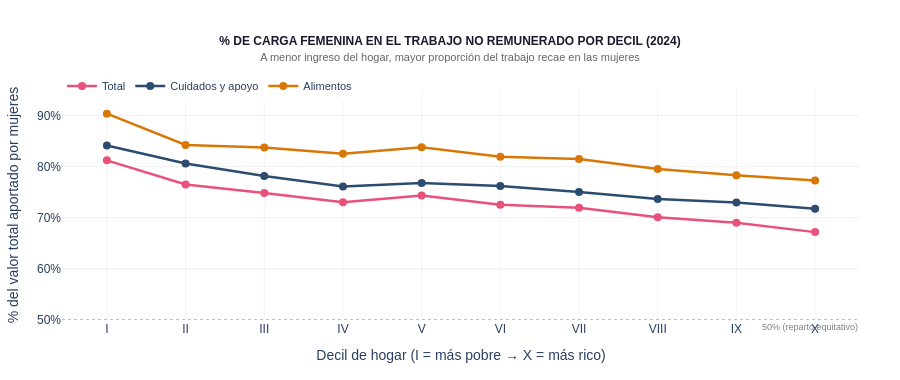

The notebook cell this image was saved under:
### Code cell
# ══════════════════════════════════════════════════════════════════════════════
# GRÁFICA 2B — % participación femenina por decil (línea de tendencia)
# Evidencia directa: a menor ingreso del hogar, mayor carga relativa sobre la mujer
# ══════════════════════════════════════════════════════════════════════════════

# Participación femenina para todas las funciones, deciles I–X
df10_func_decil = df10_piv[
    (df10_piv['funcion'].isin(['Total', 'Cuidados y apoyo', 'Alimentos'])) &
    (df10_piv['decil'].isin(orden_decil))
].copy()
df10_func_decil['decil'] = pd.Categorical(df10_func_decil['decil'], categories=orden_decil, ordered=True)
df10_func_decil = df10_func_decil.sort_values(['funcion', 'decil'])

FUNC_COLORES = {
    'Total':            COLOR_FEMENINO,
    'Cuidados y apoyo': COLOR_ACENTO,
    'Alimentos':        COLOR_BRECHA,
}

fig_pct = go.Figure()

for funcion, color in FUNC_COLORES.items():
    sub = df10_func_decil[df10_func_decil['funcion'] == funcion]
    fig_pct.add_trace(go.Scatter(
        x=sub['decil'].astype(str),
        y=sub['pct_mujeres'],
        name=funcion,
        mode='lines+markers',
        line=dict(color=color, width=2.5),
        marker=dict(size=8, color=color),
        hovertemplate=f'<b>{funcion} — Decil %{{x}}</b><br>%{{y:.1f}}% carga femenina<extra></extra>'
    ))

# Línea de referencia 50/50
fig_pct.add_hline(
    y=50, line_dash='dot', line_color='gray', line_width=1,
    annotation_text='50% (reparto equitativo)',
    annotation_position='bottom right',
    annotation_font=dict(size=9, color='gray')
)

fig_pct.update_layout(
    **{k: v for k, v in CHART_LAYOUT.items() if k not in ('margin',)},
    margin=dict(l=60, r=40, t=90, b=60),
    height=380,
    title=dict(
        text=f'<b>% DE CARGA FEMENINA EN EL TRABAJO NO REMUNERADO POR DECIL ({ultimo_anio_10})</b><br>'
             '<span style="font-size:11px;color:#666">A menor ingreso del hogar, mayor proporción del trabajo recae en las mujeres</span>',
        font=dict(size=12, color='#1a1a2e'), x=0.5, xanchor='center'
    ),
    xaxis=dict(
        title='Decil de hogar (I = más pobre → X = más rico)',
        gridcolor='rgba(0,0,0,0.05)'
    ),
    yaxis=dict(
        title='% del valor total aportado por mujeres',
        gridcolor='rgba(0,0,0,0.06)',
        ticksuffix='%',
        range=[50, 95]
    ),
)

fig_pct.show(config={'toImageButtonOptions': {'filename': 'pct_carga_femenina_decil', 'format': 'png'}})

### Figure 1 — Plotly figure (JSON) as saved in the notebook; plotly's stock layout.template omitted (floating-point values rounded to 4 significant figures)
{"data": [{"hovertemplate": "<b>Total — Decil %{x}</b><br>%{y:.1f}% carga femenina<extra></extra>", "line": {"color": "#e8517a", "width": 2.5}, "marker": {"color": "#e8517a", "size": 8}, "mode": "lines+markers", "name": "Total", "type": "scatter", "x": ["I", "II", "III", "IV", "V", "VI", "VII", "VIII", "IX", "X"], "y": [81.24, 76.5, 74.87, 73.03, 74.34, 72.53, 71.96, 70.12, 69.01, 67.19]}, {"hovertemplate": "<b>Cuidados y apoyo — Decil %{x}</b><br>%{y:.1f}% carga femenina<extra></extra>", "line": {"color": "#2B4C6F", "width": 2.5}, "marker": {"color": "#2B4C6F", "size": 8}, "mode": "lines+markers", "name": "Cuidados y apoyo", "type": "scatter", "x": ["I", "II", "III", "IV", "V", "VI", "VII", "VIII", "IX", "X"], "y": [84.13, 80.63, 78.16, 76.14, 76.82, 76.22, 75.03, 73.69, 73.0, 71.75]}, {"hovertemplate": "<b>Alimentos — Decil %{x}</b><br>%{y:.1f}% carga femenina<extra></extra>", "line": {"color": "#d97706", "width": 2.5}, "marker": {"color": "#d97706", "size": 8}, "mode": "lines+markers", "name": "Alimentos", "type": "scatter", "x": ["I", "II", "III", "IV", "V", "VI", "VII", "VIII", "IX", "X"], "y": [90.37, 84.24, 83.75, 82.52, 83.81, 81.92, 81.51, 79.54, 78.3, 77.29]}], "layout": {"annotations": [{"font": {"color": "gray", "size": 9}, "showarrow": false, "text": "50% (reparto equitativo)", "x": 1, "xanchor": "right", "xref": "x domain", "y": 50, "yanchor": "top", "yref": "y"}], "font": {"family": "DM Sans, Arial, sans-serif", "size": 12}, "height": 380, "legend": {"font": {"size": 11}, "orientation": "h", "x": 0, "y": 1.08}, "margin": {"b": 60, "l": 60, "r": 40, "t": 90}, "paper_bgcolor": "white", "plot_bgcolor": "white", "shapes": [{"line": {"color": "gray", "dash": "dot", "width": 1}, "type": "line", "x0": 0, "x1": 1, "xref": "x domain", "y0": 50, "y1": 50, "yref": "y"}], "title": {"font": {"color": "#1a1a2e", "size": 12}, "text": "<b>% DE CARGA FEMENINA EN EL TRABAJO NO REMUNERADO POR DECIL (2024)</b><br><span style=\"font-size:11px;color:#666\">A menor ingreso del hogar, mayor proporción del trabajo recae en las mujeres</span>", "x": 0.5, "xanchor": "center"}, "xaxis": {"gridcolor": "rgba(0,0,0,0.05)", "title": {"text": "Decil de hogar (I = más pobre → X = más rico)"}}, "yaxis": {"gridcolor": "rgba(0,0,0,0.06)", "range": [50, 95], "ticksuffix": "%", "title": {"text": "% del valor total aportado por mujeres"}}}}
